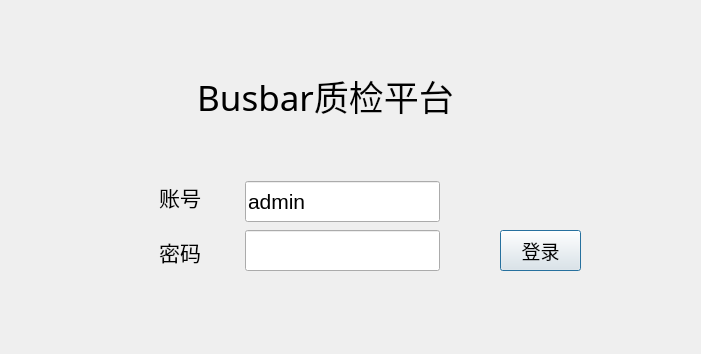
<?xml version="1.0" encoding="UTF-8"?>
<ui version="4.0">
 <class>UsrLandDlg</class>
 <widget class="QDialog" name="UsrLandDlg">
  <property name="geometry">
   <rect>
    <x>0</x>
    <y>0</y>
    <width>701</width>
    <height>354</height>
   </rect>
  </property>
  <property name="windowTitle">
   <string>Dialog</string>
  </property>
  <property name="styleSheet">
   <string notr="true"/>
  </property>
  <widget class="QLabel" name="stateLabel">
   <property name="geometry">
    <rect>
     <x>180</x>
     <y>80</y>
     <width>181</width>
     <height>31</height>
    </rect>
   </property>
   <property name="font">
    <font>
     <family>宋体</family>
     <pointsize>11</pointsize>
    </font>
   </property>
   <property name="styleSheet">
    <string notr="true">color: rgb(255, 0, 0);</string>
   </property>
   <property name="text">
    <string/>
   </property>
  </widget>
  <widget class="QLineEdit" name="nameLineEdit">
   <property name="geometry">
    <rect>
     <x>245</x>
     <y>181</y>
     <width>195</width>
     <height>41</height>
    </rect>
   </property>
   <property name="font">
    <font>
     <family>Arial</family>
     <pointsize>16</pointsize>
     <bold>false</bold>
    </font>
   </property>
   <property name="text">
    <string>admin</string>
   </property>
  </widget>
  <widget class="QLineEdit" name="pwdLineEdit">
   <property name="geometry">
    <rect>
     <x>245</x>
     <y>230</y>
     <width>195</width>
     <height>41</height>
    </rect>
   </property>
   <property name="font">
    <font>
     <family>Arial</family>
     <bold>false</bold>
    </font>
   </property>
   <property name="text">
    <string/>
   </property>
   <property name="echoMode">
    <enum>QLineEdit::Password</enum>
   </property>
  </widget>
  <widget class="QPushButton" name="landBtn">
   <property name="geometry">
    <rect>
     <x>500</x>
     <y>230</y>
     <width>81</width>
     <height>41</height>
    </rect>
   </property>
   <property name="font">
    <font>
     <family>微软雅黑</family>
     <pointsize>14</pointsize>
    </font>
   </property>
   <property name="cursor">
    <cursorShape>PointingHandCursor</cursorShape>
   </property>
   <property name="text">
    <string>登录</string>
   </property>
   <property name="autoDefault">
    <bool>true</bool>
   </property>
  </widget>
  <widget class="QLabel" name="label">
   <property name="geometry">
    <rect>
     <x>90</x>
     <y>171</y>
     <width>111</width>
     <height>51</height>
    </rect>
   </property>
   <property name="font">
    <font>
     <family>微软雅黑</family>
     <pointsize>16</pointsize>
    </font>
   </property>
   <property name="styleSheet">
    <string notr="true"/>
   </property>
   <property name="text">
    <string>账号</string>
   </property>
   <property name="alignment">
    <set>Qt::AlignRight|Qt::AlignTrailing|Qt::AlignVCenter</set>
   </property>
  </widget>
  <widget class="QLabel" name="label_2">
   <property name="geometry">
    <rect>
     <x>90</x>
     <y>226</y>
     <width>111</width>
     <height>51</height>
    </rect>
   </property>
   <property name="font">
    <font>
     <family>微软雅黑</family>
     <pointsize>16</pointsize>
    </font>
   </property>
   <property name="styleSheet">
    <string notr="true"/>
   </property>
   <property name="text">
    <string>密码</string>
   </property>
   <property name="alignment">
    <set>Qt::AlignRight|Qt::AlignTrailing|Qt::AlignVCenter</set>
   </property>
  </widget>
  <widget class="QLabel" name="label_3">
   <property name="geometry">
    <rect>
     <x>50</x>
     <y>45</y>
     <width>551</width>
     <height>101</height>
    </rect>
   </property>
   <property name="font">
    <font>
     <family>微软雅黑</family>
     <pointsize>26</pointsize>
     <bold>false</bold>
    </font>
   </property>
   <property name="styleSheet">
    <string notr="true"/>
   </property>
   <property name="text">
    <string>Busbar质检平台</string>
   </property>
   <property name="alignment">
    <set>Qt::AlignCenter</set>
   </property>
  </widget>
 </widget>
 <resources/>
 <connections/>
</ui>
